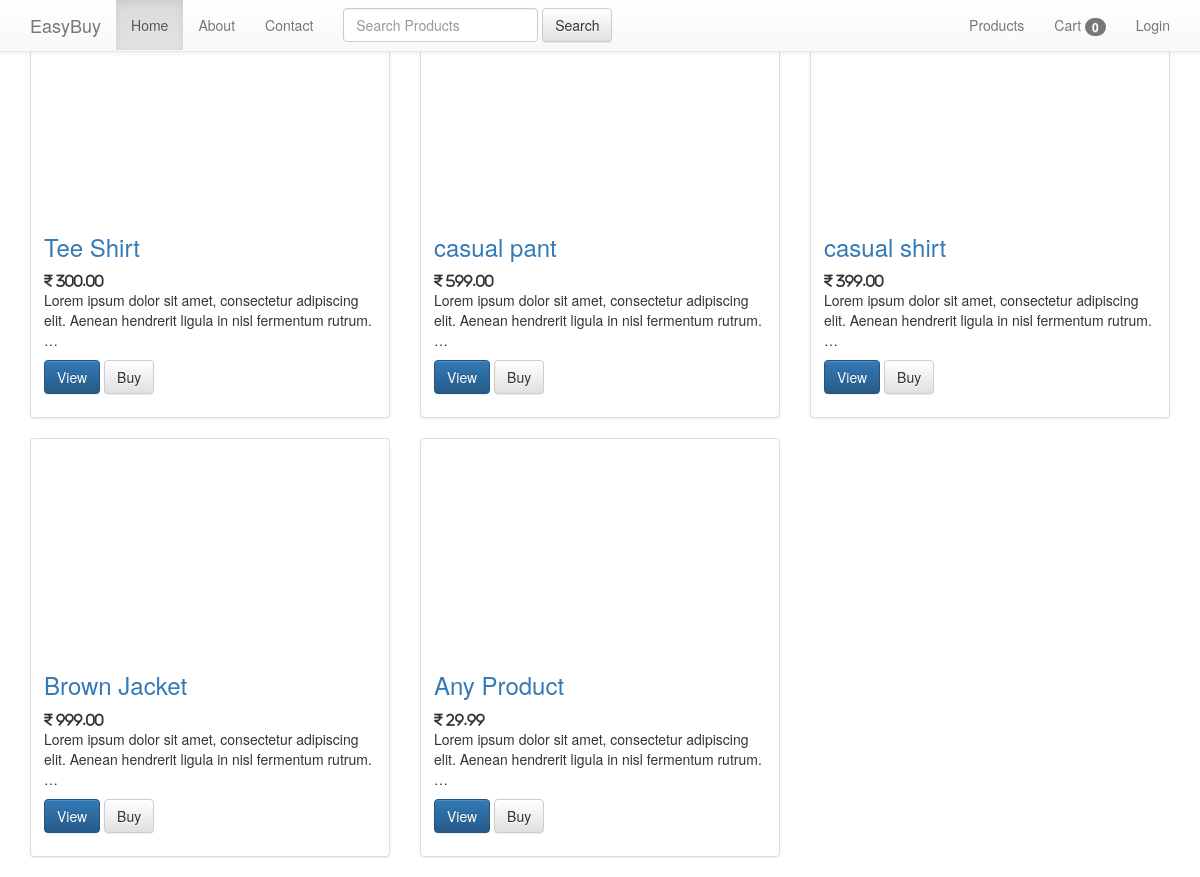
The page / on the database its author committed.
### products/models.py (models this page shows, shortened)
class ProductImage(models.Model):
	product=models.ForeignKey(Product)
	image = models.ImageField(upload_to="products/images/")
	featured=models.BooleanField(default=False)
	thumbnail=models.BooleanField(default=False)
	active = models.BooleanField(default=True)
	updated = models.DateTimeField(auto_now_add=False , auto_now=True)

class Product(models.Model):
	title = models.CharField(max_length=120)
	description=models.TextField(null=True , blank=True)
	price = models.DecimalField(decimal_places=2,max_digits=100,default=29.99)
	sale_price = models.DecimalField(decimal_places=2,max_digits=100,\
									null=True,blank=True)
	slug = models.SlugField(unique=True)
	timestamp= models.DateTimeField(auto_now_add=True , auto_now=False)
	updated= models.DateTimeField(auto_now_add=False , auto_now=True)
	active = models.BooleanField(default=True)
	class Meta:
		unique_together = ("title","slug")
	def get_absolute_url(self):
		return reverse("single_product",kwargs={"slug" : self.slug})

### products/views.py (the view)
# urls.py: url(r'^$',home,name="products_home"),
def home(request):
	products=Product.objects.all()
	context={
		"products" : products
	}
	return render(request,"products/home.html",context)

### templates/products/home.html (shortened to what this page needs)
{% extends "base.html" %}
{% load staticfiles %}
    {% block content %}
      <div class="row">
          {% for product in products %}
           <div class="col-sm-4">
              <div class="thumbnail">
                  {% if product.productimage_set.all %}
                      {% for item in product.productimage_set.all %}
                          {% if item.featured %}
                          <a href="{{ product.get_absolute_url }}"><div class="product_image" style ="
                            background-image: url('{{ item.image.url }}');
                            "> </div></a>
                          {% endif %}
                      {% endfor %}
                  {% else %}
                      <a href="{{ product.get_absolute_url }}"><div class="product_image"> </div></a>
                  {% endif %}
                  <div class="caption">
                      <h3><a href="{{ product.get_absolute_url }}">{{product.title}}</a></h3>
                      <i class="fa fa-inr">&nbsp{{product.price}}</i>
                      <p>{{product.description|truncatewords:15}}</p>
                      <p><a href="{{ product.get_absolute_url }}" class="btn btn-primary" role="button">View</a>
                      <a href="#" class="btn btn-default" role="button">Buy</a></p>
                  </div>
              </div>
          </div>
    {% endfor %}
  </div>
    {% endblock %}

### templates/base.html (shortened to what this page needs)
<!DOCTYPE html>
<html lang="en">
  <head>
    {% load staticfiles %}
    </head>
    <link rel="stylesheet" href="https://maxcdn.bootstrapcdn.com/bootstrap/3.3.7/css/bootstrap.min.css">
	<link rel="stylesheet" href="https://maxcdn.bootstrapcdn.com/bootstrap/3.3.7/css/bootstrap-theme.min.css">
    <link href="https://getbootstrap.com/docs/3.3/assets/css/ie10-viewport-bug-workaround.css" rel="stylesheet">
    <link href="https://getbootstrap.com/docs/3.3/examples/navbar-fixed-top/navbar-fixed-top.css" rel="stylesheet">
  </head>
  <body>
    {% include "navbar.html" %}
    <div class="container">
    {% block content %}
    {% endblock %}
    </div>
    <link rel="stylesheet" href="https://cdnjs.cloudflare.com/ajax/libs/font-awesome/4.7.0/css/font-awesome.min.css">
  </body>
</html>

### templates/navbar.html (shortened to what this page needs)
<nav class="navbar navbar-default navbar-fixed-top">
      <div class="container">
        <div class="navbar-header">
          <a class="navbar-brand" href="{% url 'products_home' %}">EasyBuy</a>
        </div>
        <div id="navbar" class="navbar-collapse collapse">
          <ul class="nav navbar-nav">
            <li class="active"><a href="{% url 'products_home' %}">Home</a></li>
            <li><a href="#about">About</a></li>
            <li><a href="#contact">Contact</a></li>
          </ul>
            <form class="navbar-form navbar-left" method="GET" action="products/search/">
            <div class="form-group">
            <input type="text" class="form-control" name="q" placeholder="Search Products">
            </div>
            <button type="submit" class="btn btn-default" >Search</button>
            </form>
          <ul class="nav navbar-nav navbar-right">
            <li><a href="{% url 'all_products' %}">Products</a></li>
            <li><a href="{% url 'view_cart' %}">Cart&nbsp<small class="badge">{% if not request.session.total_items %} 0 {% else %} {{request.session.total_items}} {% endif %}</small></a></li>
            {% if user.is_authenticated %}
            <li class="active"><a href="#">Account</a></li>
            <li><a href="{% url 'logout' %}">Logout</a>
            {% else %}
              <li><a href="{% url 'login' %}">Login</a>
            {% endif %}
          </ul>
        </div>
      </div>
    </nav>

### rows shown on the page
Product: title "Tee Shirt", price "300.00", description "Lorem ipsum dolor sit amet, consectetur adipiscing elit. Aenean hendrerit ligula in nisl fermentum rutrum. …"
Product: title "casual pant", price "599.00", description "Lorem ipsum dolor sit amet, consectetur adipiscing elit. Aenean hendrerit ligula in nisl fermentum rutrum. …"
Product: title "casual shirt", price "399.00", description "Lorem ipsum dolor sit amet, consectetur adipiscing elit. Aenean hendrerit ligula in nisl fermentum rutrum. …"
Product: title "Brown Jacket", price "999.00", description "Lorem ipsum dolor sit amet, consectetur adipiscing elit. Aenean hendrerit ligula in nisl fermentum rutrum. …"
Product: title "Any Product", price "29.99", description "Lorem ipsum dolor sit amet, consectetur adipiscing elit. Aenean hendrerit ligula in nisl fermentum rutrum. …"
